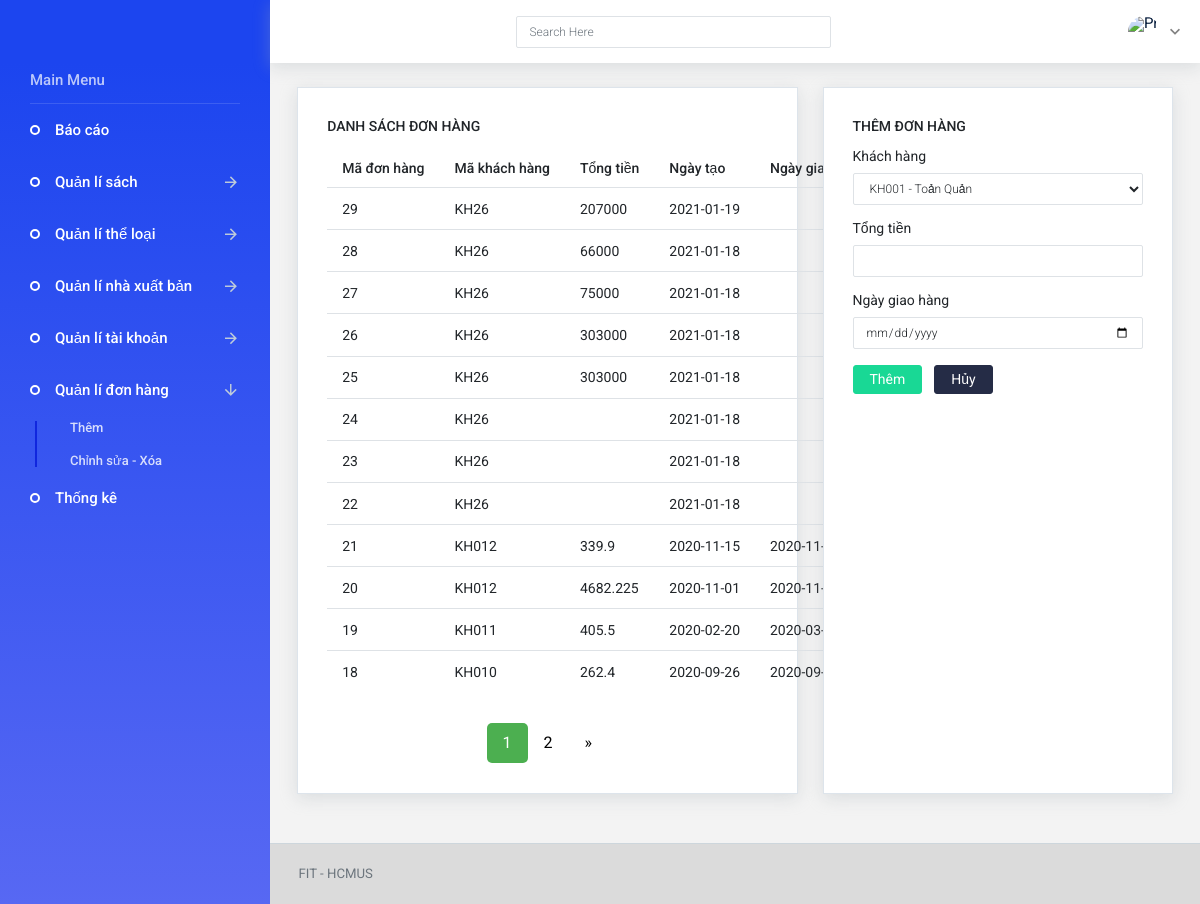
Page /AdminDashboard/them-don-hang.php on the committed database.
### tables this page shows
CREATE TABLE `orders` (
  `OrderID` int(11) NOT NULL AUTO_INCREMENT,
  `CustomerID` varchar(5) DEFAULT NULL,
  `TotalPrice` double DEFAULT NULL,
  `Create_At` date DEFAULT NULL,
  `Create_Update` date DEFAULT NULL,
  `Delete_Is` tinyint(1) DEFAULT NULL,
  `ShippedDate` date DEFAULT NULL,
  `StatusID` int(11) DEFAULT NULL,
  PRIMARY KEY (`OrderID`),
  KEY `FK_CustomerID_idx` (`CustomerID`),
  KEY `FK_StatusID` (`StatusID`),
  CONSTRAINT `FK_CustomerID` FOREIGN KEY (`CustomerID`) REFERENCES `customers` (`CustomerID`),
  CONSTRAINT `FK_StatusID` FOREIGN KEY (`StatusID`) REFERENCES `status_purchase` (`StatusID`) ON DELETE NO ACTION ON UPDATE NO ACTION
);

### AdminDashboard/them-don-hang.php (the view, shortened to what this page needs)
<?php
include 'connection.php';
$result = mysqli_query($conn, 'select count(OrderID) as total from orders');
$row = mysqli_fetch_assoc($result);
$total_records = $row['total'];
$current_page = isset($_GET['page']) ? $_GET['page'] : 1;
$limit = 12;
$total_page = ceil($total_records / $limit);
$min = 1;
$max = $total_page;
$start = ($current_page - 1) * $limit;
$query_orders = "select * from orders o join status_purchase sp on o.StatusID = sp.StatusID order by OrderID desc limit ";
$query_orders .= $start;
$query_orders .= ",";
$query_orders .= $limit;
$orders = mysqli_query($conn, $query_orders);
$customers = mysqli_query($conn, "select * from customers");
?>
<!DOCTYPE html>
<html lang="en">
<head>
    <link rel="stylesheet" href="./assets/vendors/iconfonts/mdi/css/materialdesignicons.min.css" />
    <link rel="stylesheet" href="./assets/css/shared/style.css" />
    <link rel="stylesheet" href="./assets/css/demo_1/style.css" />
</head>
<body>
    <div class="container-scroller">
        <nav class="navbar default-layout col-lg-12 col-12 p-0 fixed-top d-flex flex-row">
            <div class="text-center navbar-brand-wrapper d-flex align-items-top justify-content-center">
            </div>
            <div class="navbar-menu-wrapper d-flex align-items-center">
                <form class="ml-auto search-form d-none d-md-block" action="#">
                    <div class="form-group">
                        <input type="search" id="searchText" class="form-control" placeholder="Search Here" />
                    </div>
                </form>
                <ul class="navbar-nav ml-auto">
                    <li class="nav-item dropdown d-none d-xl-inline-block user-dropdown">
                        <a class="nav-link dropdown-toggle" id="UserDropdown" href="#" data-toggle="dropdown" aria-expanded="false">
                            <img class="img-xs rounded-circle" src="admin.jpg" alt="Profile image" />
                        </a>
                    </li>
                </ul>
            </div>
        </nav>
        <div class="container-fluid page-body-wrapper">
            <nav class="sidebar sidebar-offcanvas" id="sidebar">
                <ul class="nav">
                    <li class="nav-item nav-category">Main Menu</li>
                    <li class="nav-item">
                        <a class="nav-link" href="./index.php">
                            <span class="menu-title">Báo cáo</span>
                        </a>
                    </li>
                    <li class="nav-item">
                        <a class="nav-link" data-toggle="collapse" href="#quanlisach" aria-expanded="false" aria-controls="ui-basic">
                            <span class="menu-title">Quản lí sách</span>
                            <i class="menu-arrow"></i>
                        </a>
                    </li>
                    <li class="nav-item">
                        <a class="nav-link" data-toggle="collapse" href="#quanlitheloai" aria-expanded="false" aria-controls="ui-basic">
                            <span class="menu-title">Quản lí thể loại</span>
                            <i class="menu-arrow"></i>
                        </a>
                    </li>
                    <li class="nav-item">
                        <a class="nav-link" data-toggle="collapse" href="#quanlinhaxuatban" aria-expanded="false" aria-controls="ui-basic">
                            <span class="menu-title">Quản lí nhà xuất bản</span>
                            <i class="menu-arrow"> </i>
                        </a>
                    </li>
                    <li class="nav-item">
                        <a class="nav-link" data-toggle="collapse" href="#quanlitaikhoan" aria-expanded="false" aria-controls="ui-basic">
                            <span class="menu-title">Quản lí tài khoản</span>
                            <i class="menu-arrow"> </i>
                        </a>
                    </li>
                    <li class="nav-item">
                        <a class="nav-link" data-toggle="collapse" href="#quanlidonhang" aria-expanded="false" aria-controls="ui-basic">
                            <span class="menu-title">Quản lí đơn hàng</span>
                            <i class="menu-arrow"> </i>
                        </a>
                        <div class="collapse" id="quanlidonhang">
                            <ul class="nav flex-column sub-menu">
                                <li class="nav-item">
                                    <a class="nav-link" href="them-don-hang.php">Thêm</a>
                                </li>
                                <li class="nav-item">
                                    <a class="nav-link" href="sua-xoa-don-hang.php">Chỉnh sửa - Xóa</a>
                                </li>
                            </ul>
                        </div>
                    </li>
                    <li class="nav-item">
                        <a class="nav-link" href="thong-ke.php">
                            <span class="menu-title">Thống kê</span>
                        </a>
                    </li>
                </ul>
            </nav>
            <div class="main-panel">
                <div class="content-wrapper">
                    <div class="row">
                        <div class="col-lg-7 grid-margin stretch-card">
                            <div class="card">
                                <div class="card-body">
                                    <h4 class="card-title">DANH SÁCH ĐƠN HÀNG</h4>
                                    <table class="table table-hover" id="table">
                                        <thead>
                                            <tr>
                                                <th>Mã đơn hàng</th>
                                                <th>Mã khách hàng</th>
                                                <th>Tổng tiền</th>
                                                <th>Ngày tạo</th>
                                                <th>Ngày giao hàng</th>
                                                <th>Trạng thái</th>
                                            </tr>
                                        </thead>
                                        <tbody>
                                            <?php
                                            while ($row = mysqli_fetch_array($orders)) {
                                            ?>
                                                <tr>
                                                    <td>
                                                        <?php echo ($row["OrderID"]) ?>
                                                    </td>
                                                    <td>
                                                        <?php echo ($row["CustomerID"]) ?>
                                                    </td>
                                                    <td>
                                                        <?php echo ($row["TotalPrice"]) ?>
                                                    </td>
                                                    <td>
                                                        <?php echo ($row["Create_At"]) ?>
                                                    </td>
                                                    <td>
                                                        <?php echo ($row["ShippedDate"]) ?>
                                                    </td>
                                                    <td>
                                                        <?php
                                                        switch ($row["StatusID"]) {
                                                            case 1: ?>
                                                                <label class="badge badge-primary">
                                                                </label>
                                                                <?php break; ?>
                                                            <?php
                                                            case 4: ?>
                                                                <label class="badge badge-success">
                                                                </label>
                                                                <?php break; ?>
                                                        <?php } ?>
                                                    </td>
                                                </tr>
                                            <?php } ?>
                                    </table>
                                </div>
                                <div class="card-body align-items-center d-flex justify-content-center">
                                    <div class="pagination">
                                        <?php
                                        for ($i = $min; $i <= $max; $i++) {
                                            if ($i == $current_page) {
                                                echo '<a href="them-don-hang.php?page=' . $i . '" class="active">' . $i . '</a>';
                                            } else {
                                                echo '<a href="them-don-hang.php?page=' . $i . '">' . $i . '</a>';
                                            }
                                        }
                                        if ($current_page < $total_page && $total_page > 1) {
                                            echo '<a href="them-don-hang.php?page=' . ($current_page + 1) . '">&raquo</a>';
                                        }
                                        ?>
                                    </div>
                                </div>
                            </div>
                        </div>
                        <div class="col-lg-5 grid-margin stretch-card">
                            <div class="card">
                                <div class="card-body">
                                    <h4 class="card-title">THÊM ĐƠN HÀNG</h4>
                                    <form class="forms-sample" method="POST">
                                        <div class="form-group">
                                            <label>Khách hàng</label>
                                            <select class="form-control" name="customerIDSelect">
                                                <?php
                                                while ($row = mysqli_fetch_array($customers)) {
                                                ?>
                                                    <option value="'<?php echo $row['CustomerID'] ?>'">
                                                        <?php echo $row['CustomerID'] ?> -
                                                    </option>
                                                <?php } ?>
                                            </select>
                                        </div>
                                        <div class=" form-group">
                                            <label>Tổng tiền</label>
                                            <input type="text" class="form-control" name="totalPriceText" required />
                                        </div>
                                        <div class=" form-group">
                                            <label>Ngày giao hàng</label>
                                            <input type="date" class="form-control" name="shippedDateDate" required />
                                        </div>
                                        <button type="submit" name="submit" class="btn btn-success mr-2">
                                            Thêm
                                        </button>
                                        <button class="btn btn-dark" onclick="cancel()">Hủy</button>
                                    </form>
                                </div>
                            </div>
                        </div>
                    </div>
                </div>
                <footer class="footer">
                    <div class="container-fluid clearfix">
                        <span class="text-muted d-block text-center text-sm-left d-sm-inline-block">FIT - HCMUS</span>
                    </div>
                </footer>
            </div>
        </div>
    </div>
</body>
</html>

### AdminDashboard/them-don-hang.php (style rules this page uses)
.pagination { display: inline-block; }
.pagination a { color: black; float: left; padding: 8px 16px; text-decoration: none; }
.pagination a.active { background-color: #4CAF50; color: white; border-radius: 5px; }

### rows in the picture
orders: OrderID "29", CustomerID "KH26", TotalPrice "207000", Create_At "2021-01-19"
orders: OrderID "28", CustomerID "KH26", TotalPrice "66000", Create_At "2021-01-18"
orders: OrderID "27", CustomerID "KH26", TotalPrice "75000", Create_At "2021-01-18"
orders: OrderID "26", CustomerID "KH26", TotalPrice "303000", Create_At "2021-01-18"
orders: OrderID "25", CustomerID "KH26", TotalPrice "303000", Create_At "2021-01-18"
orders: OrderID "24", CustomerID "KH26", Create_At "2021-01-18"
orders: OrderID "23", CustomerID "KH26", Create_At "2021-01-18"
orders: OrderID "22", CustomerID "KH26", Create_At "2021-01-18"
orders: OrderID "21", CustomerID "KH012", TotalPrice "339.9", Create_At "2020-11-15", ShippedDate "2020-11-20"
orders: OrderID "20", CustomerID "KH012", TotalPrice "4682.225", Create_At "2020-11-01", ShippedDate "2020-11-05"
orders: OrderID "19", CustomerID "KH011", TotalPrice "405.5", Create_At "2020-02-20", ShippedDate "2020-03-01"
orders: OrderID "18", CustomerID "KH010", TotalPrice "262.4", Create_At "2020-09-26", ShippedDate "2020-09-29"

### other values in the picture
form field customerIDSelect "KH001 - Toản Quản"
